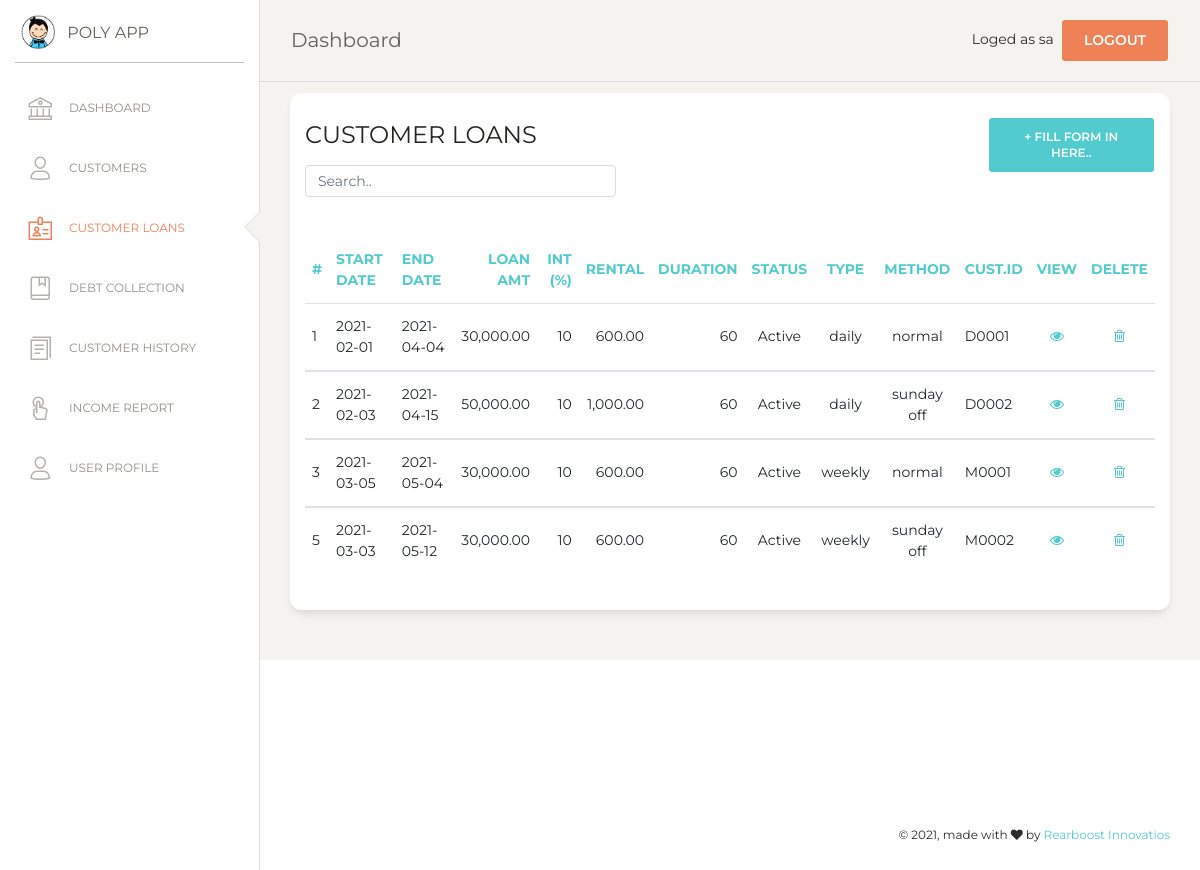
Screenshot of /customer_loan.php (signed in) with the database file from the repository.
### tables this page shows
CREATE TABLE `loan` (
  `loan_no` int(7) NOT NULL,
  `l_date` date NOT NULL,
  `amount` double(10,2) NOT NULL,
  `interest` int(5) NOT NULL,
  `no_installements` int(11) NOT NULL,
  `rental` double(10,2) NOT NULL,
  `duration` int(11) NOT NULL,
  `end_date` text NOT NULL,
  `cust_id` varchar(10) NOT NULL,
  `l_status` tinyint(4) NOT NULL,
  `l_type` varchar(10) NOT NULL,
  `l_method` varchar(10) NOT NULL
);

### customer_loan.php (the view, shortened to what this page needs)
<?php
if (!isset($_SESSION['loged_user'])) {
    header('location: login.php');
}else {
$con = mysqli_connect(DB_HOSTNAME,DB_USERNAME,DB_PASSWORD);
mysqli_select_db($con,DB_NAME);
?>
<!DOCTYPE html>
<html lang="en">
<head>
  <link href="https://maxcdn.bootstrapcdn.com/font-awesome/latest/css/font-awesome.min.css" rel="stylesheet">
  <link href="assets/css/bootstrap.min.css" rel="stylesheet" />
  <link href="assets/css/paper-dashboard.css?v=2.0.1" rel="stylesheet" />
  <link href="assets/demo/demo.css" rel="stylesheet" />
</head>
<body class="">
  <div class="wrapper ">
    <?php include('include/sidebar.php');  ?>
    <div class="main-panel">
      <?php include('include/nav.php');  ?>
      <div class="content">
      <div class="row">
          <div class="col-md-12">
            <div class="card">
              <div class="row">
              <div class="col-md-9">
              <div class="card-header">
                <h4 class="card-title"> CUSTOMER LOANS</h4>
                <input class="form-control myInput" id="myInput" type="text" placeholder="Search..">
              </div>
              </div>
              <div class="col-md-3">
                 <div class="card-header">
                    <button type="button" class="btn btn-primary add-btn" data-toggle="modal" data-target="#Form1">+ Fill Form in here..
                    </button>
                 </div>
              </div>
              </div>
              <div class="card-body">
              </div>
              <div class="card-body">
                <div class="table-responsive">
                  <table class="table" id="myTable">
                    <thead class="text-primary">
                      <th>                      #           </th>
                      <th>                      Start Date  </th>
                      <th>                      End Date    </th>
                      <th class="text-right">   Loan Amt    </th>
                      <th class="text-right">   Int (%)     </th>
                      <th class="text-right">   Rental      </th>
                      <th class="text-right">   Duration    </th>
                      <th class="text-center">  Status      </th>
                      <th class="text-center">  Type        </th>
                      <th class="text-center">  Method      </th>
                      <th>                      cust.ID     </th>
                      <th class="text-center">  View 				</th>
                      <th class="text-center">  Delete 			</th>
                    </thead>
                    <tbody>
                      <?php
                      $sql=mysqli_query($con,"SELECT * FROM loan");
                      $numRows = mysqli_num_rows($sql);
                      if($numRows > 0) {
                        while($row = mysqli_fetch_assoc($sql)) {
                        $l_status = $row['l_status'];
                        if($l_status==1){
                          $view_satus = "Active";
                        }else{
                          $view_satus = "Closed";
                        }
                          ?>
                    <tr>
                      <td>                   <?php echo $row['loan_no']?>  </td>
                      <td>                   <?php echo $row['l_date']?>   </td>
                      <td>                   <?php echo $row['end_date']?>   </td>
                      <td class="text-right"><?php echo number_format($row['amount'],2)?>  </td>
                      <td class="text-right"><?php echo $row['interest']?> </td>
                      <td class="text-right"><?php echo number_format($row['rental'],2)?> </td>
                      <td class="text-right"><?php echo $row['no_installements']?> </td>
                      <td class="text-center"><?php echo $view_satus; ?> </td>
                      <td class="text-center"><?php echo $row['l_type'] ?> </td>
                      <td class="text-center"><?php echo $row['l_method'] ?> </td>
                      <td>                    <?php echo $row['cust_id'] ?>  </td>
                      <td class="text-center">
                        <a href="#" onclick="editView(<?php echo $row['loan_no']; ?>)" name="edit">
                        <i class="fa fa-eye" aria-hidden="true"></i></a>
                      </td>
                      <td class="text-center">
                        <a href="#" onclick="confirmation('event','<?php echo $row['loan_no']; ?>')"  name="delete">
                        <i class="fa fa-trash-o" aria-hidden="true"></i></a>
                      </td>
                    </tr>
                    </tbody>
                           <?php
                        }
                      }
                    ?>
                    </table>
                </div>
              </div>
              </div>
            </div>
          </div>
          </div>
        </div>
        </div>
       <?php include('include/footer.php');  ?>
</body>
</html>
<?php
}
?>

### assets/demo/demo.css (style rules this page uses)
.add-btn { float: right !important; }
.myInput { width: 50% !important; }

### rows the page displays
loan: loan_no "1", l_date "2021-02-01", end_date "2021-04-04", amount "30,000.00", interest "10", rental "600.00", no_installements "60", l_status "Active", l_type "daily", l_method "normal", cust "D0001"
loan: loan_no "2", l_date "2021-02-03", end_date "2021-04-15", amount "50,000.00", interest "10", rental "1,000.00", no_installements "60", l_status "Active", l_type "daily", l_method "sunday off", cust "D0002"
loan: loan_no "3", l_date "2021-03-05", end_date "2021-05-04", amount "30,000.00", interest "10", rental "600.00", no_installements "60", l_status "Active", l_type "weekly", l_method "normal", cust "M0001"
loan: loan_no "5", l_date "2021-03-03", end_date "2021-05-12", amount "30,000.00", interest "10", rental "600.00", no_installements "60", l_status "Active", l_type "weekly", l_method "sunday off", cust "M0002"

### other values shown
$_SESSION['loged_user'] "sa"
